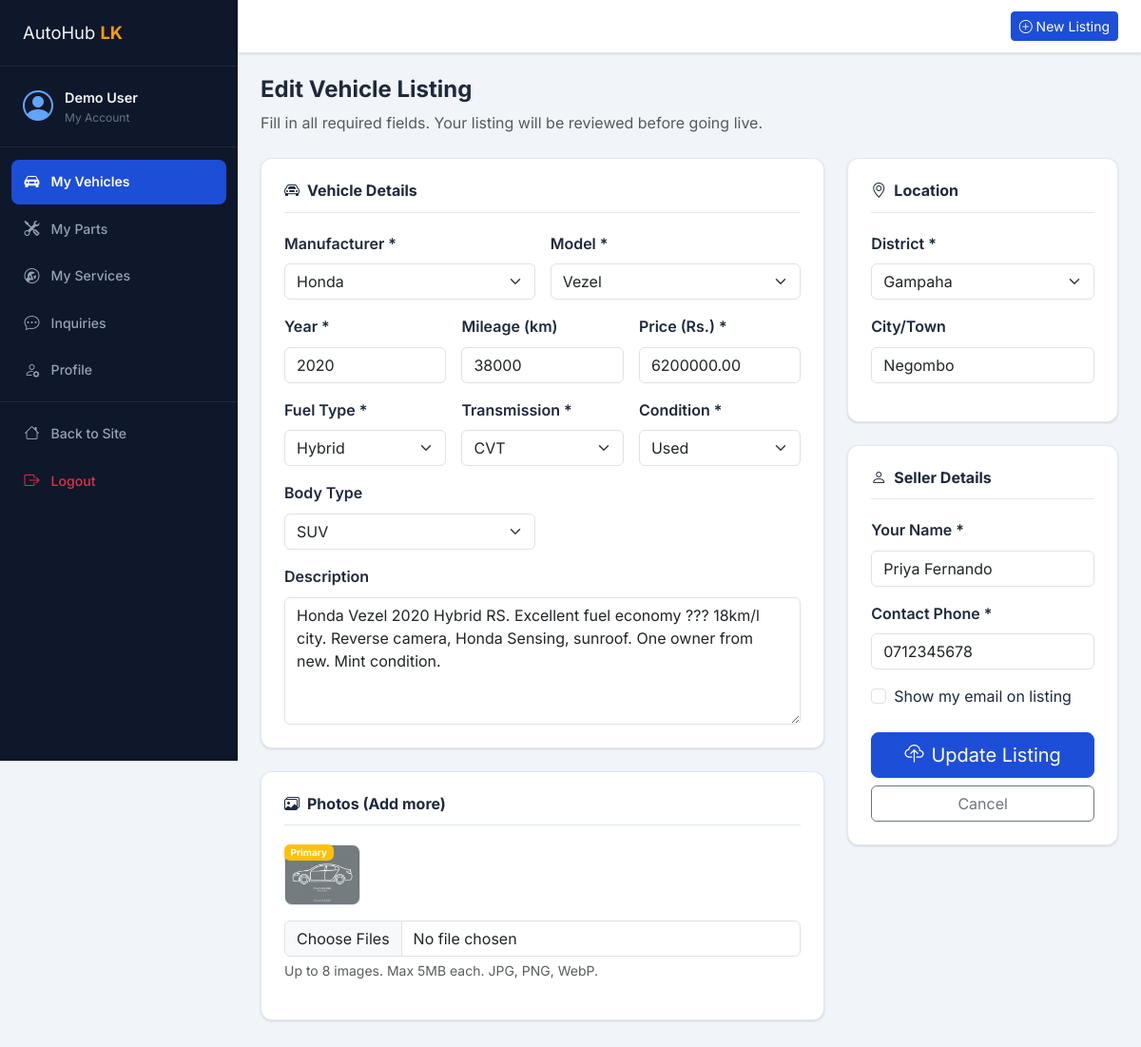
The page /public/dashboard/vehicles/8/edit (signed in) on the database its author committed.
### tables this page shows
CREATE TABLE `vehicle_listings` (
  `id` int(10) UNSIGNED NOT NULL,
  `user_id` int(10) UNSIGNED NOT NULL,
  `manufacturer_id` smallint(5) UNSIGNED NOT NULL,
  `model_id` smallint(5) UNSIGNED NOT NULL,
  `model_year` year(4) NOT NULL,
  `price` decimal(12,2) NOT NULL,
  `mileage` int(10) UNSIGNED NOT NULL DEFAULT 0,
  `fuel_type` enum('Petrol','Diesel','Hybrid','Electric','Other') NOT NULL DEFAULT 'Petrol',
  `transmission` enum('Manual','Automatic','CVT') NOT NULL DEFAULT 'Manual',
  `condition_type` enum('New','Used','Reconditioned') NOT NULL DEFAULT 'Used',
  `body_type` enum('Car','Van','SUV','Pickup','Motorcycle','Three-wheeler','Lorry','Bus','Other') NOT NULL DEFAULT 'Car',
  `description` text DEFAULT NULL,
  `district` varchar(80) NOT NULL DEFAULT '',
  `city` varchar(80) NOT NULL DEFAULT '',
  `seller_name` varchar(120) NOT NULL DEFAULT '',
  `seller_phone` varchar(20) NOT NULL DEFAULT '',
  `show_email` tinyint(1) NOT NULL DEFAULT 0,
  `status` enum('pending','approved','rejected','sold','expired') NOT NULL DEFAULT 'pending',
  `rejection_reason` text DEFAULT NULL,
  `featured` tinyint(1) NOT NULL DEFAULT 0,
  `created_at` datetime NOT NULL DEFAULT current_timestamp(),
  `updated_at` datetime NOT NULL DEFAULT current_timestamp() ON UPDATE current_timestamp()
);

CREATE TABLE `vehicle_images` (
  `id` int(10) UNSIGNED NOT NULL,
  `listing_id` int(10) UNSIGNED NOT NULL,
  `image_path` varchar(255) NOT NULL,
  `is_primary` tinyint(1) NOT NULL DEFAULT 0,
  `sort_order` tinyint(3) UNSIGNED NOT NULL DEFAULT 0
);

### app/views/dashboard/vehicles/create.php (the view, shortened to what the rows shown need)
<?php $isEdit = isset($listing); ?>
<div class="mb-4">
  <h2 class="h4 fw-bold"><?= $isEdit ? 'Edit Vehicle Listing' : 'Add New Vehicle' ?></h2>
  <p class="text-muted">Fill in all required fields. Your listing will be reviewed before going live.</p>
</div>
<form method="POST" enctype="multipart/form-data"
      action="<?= $isEdit ? url('dashboard/vehicles/'.$listing['id'].'/edit') : url('dashboard/vehicles/create') ?>">
  <div class="row g-4">
    <div class="col-lg-8">
      <div class="dash-card mb-4">
        <h5 class="dash-card-title"><i class="bi bi-car-front me-2"></i>Vehicle Details</h5>
        <div class="row g-3">
          <div class="col-md-6">
            <label class="form-label fw-semibold">Manufacturer *</label>
            <select name="manufacturer_id" class="form-select" id="formMake" required>
              <?php foreach ($manufacturers as $m): ?>
                <option value="<?= $m['id'] ?>" <?= selectedIf($isEdit?$listing['manufacturer_id']:$_POST['manufacturer_id']??'',$m['id']) ?>><?= e($m['name']) ?></option>
              <?php endforeach; ?>
            </select>
          </div>
          <div class="col-md-6">
            <label class="form-label fw-semibold">Model *</label>
            <select name="model_id" class="form-select" id="formModel" required>
              <?php foreach ($models??[] as $m): ?>
                <option value="<?= $m['id'] ?>" <?= selectedIf($isEdit?$listing['model_id']:$_POST['model_id']??'',$m['id']) ?>><?= e($m['name']) ?></option>
              <?php endforeach; ?>
            </select>
          </div>
          <div class="col-md-4">
            <label class="form-label fw-semibold">Year *</label>
            <input type="number" name="model_year" class="form-control" min="1960" max="<?= date('Y') ?>" value="<?= e($isEdit?$listing['model_year']:($_POST['model_year']??'')) ?>" required>
          </div>
          <div class="col-md-4">
            <label class="form-label fw-semibold">Mileage (km)</label>
            <input type="number" name="mileage" class="form-control" min="0" value="<?= e($isEdit?$listing['mileage']:($_POST['mileage']??'')) ?>">
          </div>
          <div class="col-md-4">
            <label class="form-label fw-semibold">Price (Rs.) *</label>
            <input type="number" name="price" class="form-control" min="0" step="1000" value="<?= e($isEdit?$listing['price']:($_POST['price']??'')) ?>" required>
          </div>
          <div class="col-md-4">
            <label class="form-label fw-semibold">Fuel Type *</label>
            <select name="fuel_type" class="form-select" required>
              <?php foreach (['Petrol','Diesel','Hybrid','Electric','Other'] as $f): ?>
                <option value="<?= $f ?>" <?= selectedIf($isEdit?$listing['fuel_type']:($_POST['fuel_type']??'Petrol'),$f) ?>><?= $f ?></option>
              <?php endforeach; ?>
            </select>
          </div>
          <div class="col-md-4">
            <label class="form-label fw-semibold">Transmission *</label>
            <select name="transmission" class="form-select" required>
              <?php foreach (['Manual','Automatic','CVT'] as $t): ?>
                <option value="<?= $t ?>" <?= selectedIf($isEdit?$listing['transmission']:($_POST['transmission']??'Manual'),$t) ?>><?= $t ?></option>
              <?php endforeach; ?>
            </select>
          </div>
          <div class="col-md-4">
            <label class="form-label fw-semibold">Condition *</label>
            <select name="condition_type" class="form-select" required>
              <?php foreach (['Used','New','Reconditioned'] as $c): ?>
                <option value="<?= $c ?>" <?= selectedIf($isEdit?$listing['condition_type']:($_POST['condition_type']??'Used'),$c) ?>><?= $c ?></option>
              <?php endforeach; ?>
            </select>
          </div>
          <div class="col-md-6">
            <label class="form-label fw-semibold">Body Type</label>
            <select name="body_type" class="form-select">
              <?php foreach (['Car','Van','SUV','Pickup','Motorcycle','Three-wheeler','Lorry','Bus','Other'] as $b): ?>
                <option value="<?= $b ?>" <?= selectedIf($isEdit?$listing['body_type']:($_POST['body_type']??'Car'),$b) ?>><?= $b ?></option>
              <?php endforeach; ?>
            </select>
          </div>
          <div class="col-12">
            <label class="form-label fw-semibold">Description</label>
            <textarea name="description" class="form-control" rows="5" placeholder="Describe the vehicle condition, features, reason for selling..."><?= e($isEdit?$listing['description']:($_POST['description']??'')) ?></textarea>
          </div>
        </div>
      </div>
      <div class="dash-card mb-4">
        <h5 class="dash-card-title"><i class="bi bi-images me-2"></i>Photos <?= $isEdit?'(Add more)':'' ?></h5>
        <?php if ($isEdit && !empty($images)): ?>
          <div class="d-flex gap-2 flex-wrap mb-3">
            <?php foreach ($images as $img): ?>
              <div class="position-relative">
                <img src="<?= e(imageUrl($img['image_path'])) ?>" class="existing-thumb" alt="">
                <?php if ($img['is_primary']): ?><span class="badge bg-warning position-absolute top-0 start-0" style="font-size:10px">Primary</span><?php endif; ?>
              </div>
            <?php endforeach; ?>
          </div>
        <?php endif; ?>
        <input type="file" name="images[]" class="form-control" accept="image/jpeg,image/png,image/webp" multiple id="imgInput">
        <div class="form-text">Up to <?= MAX_IMAGES_PER_LISTING ?> images. Max 5MB each. JPG, PNG, WebP.</div>
      </div>
    </div>
    <div class="col-lg-4">
      <div class="dash-card mb-4">
        <h5 class="dash-card-title"><i class="bi bi-geo-alt me-2"></i>Location</h5>
        <div class="mb-3">
          <label class="form-label fw-semibold">District *</label>
          <select name="district" class="form-select" required>
            <?php foreach ($districts as $d): ?>
              <option value="<?= e($d['name']) ?>" <?= selectedIf($isEdit?$listing['district']:($_POST['district']??''),$d['name']) ?>><?= e($d['name']) ?></option>
            <?php endforeach; ?>
          </select>
        </div>
        <div class="mb-3">
          <label class="form-label fw-semibold">City/Town</label>
          <input type="text" name="city" class="form-control" value="<?= e($isEdit?$listing['city']:($_POST['city']??'')) ?>">
        </div>
      </div>
      <div class="dash-card">
        <h5 class="dash-card-title"><i class="bi bi-person me-2"></i>Seller Details</h5>
        <div class="mb-3">
          <label class="form-label fw-semibold">Your Name *</label>
          <input type="text" name="seller_name" class="form-control" value="<?= e($isEdit?$listing['seller_name']:($_POST['seller_name']??$_SESSION['user_name'])) ?>" required>
        </div>
        <div class="mb-3">
          <label class="form-label fw-semibold">Contact Phone *</label>
          <input type="tel" name="seller_phone" class="form-control" placeholder="0771234567" value="<?= e($isEdit?$listing['seller_phone']:($_POST['seller_phone']??'')) ?>" required>
        </div>
        <div class="form-check mb-3">
          <input class="form-check-input" type="checkbox" name="show_email" id="showEmail" value="1" <?= $isEdit&&$listing['show_email']?'checked':'' ?>>
          <label class="form-check-label" for="showEmail">Show my email on listing</label>
        </div>
        <div class="d-grid gap-2 mt-4">
          <button type="submit" class="btn btn-primary btn-lg"><i class="bi bi-cloud-upload me-2"></i><?= $isEdit?'Update Listing':'Submit Listing' ?></button>
          <a href="<?= url('dashboard/vehicles') ?>" class="btn btn-outline-secondary">Cancel</a>
        </div>
      </div>
    </div>
  </div>
</form>

### app/core/Router.php (shortened to what the rows shown need)
<?php
class Router
{
    private array $routes = [];
    private function addRoute(string $method, string $pattern, string $handler): void
    {
        $this->routes[] = [
            'method'  => $method,
            'pattern' => $pattern,
            'handler' => $handler,
        ];
    }
    public function dispatch(string $url, string $requestMethod): void
    {
        $url = '/' . trim($url, '/');
        foreach ($this->routes as $route) {
            if ($route['method'] !== 'ANY' && $route['method'] !== strtoupper($requestMethod)) {
                continue;
            }
            $pattern = $route['pattern'];
            $regex = preg_replace('/\{([a-zA-Z_]+)\}/', '(?P<$1>[^/]+)', $pattern);
            $regex = '#^' . $regex . '$#';
            if (preg_match($regex, $url, $matches)) {
                $params = array_filter($matches, 'is_string', ARRAY_FILTER_USE_KEY);
                [$controllerName, $method] = explode('@', $route['handler']);
                $controller = new $controllerName();
                call_user_func_array([$controller, $method], $params);
                return;
            }
        }
    }
}

### rows shown on the page
vehicle_listings: model_year "2020", mileage "38000", price "6200000.00", description "Honda Vezel 2020 Hybrid RS. Excellent fuel economy ??? 18km/l city. Reverse camera, Honda Sensing, sunroof. One owner from new. Mint condition.", city "Negombo", seller_name "Priya Fernando", seller_phone "0712345678"
vehicle_images: image_path (placeholder picture), is_primary "Primary"

### other values the page prints
form field manufacturer_id "Honda"
form field model_id "Vezel"
form field fuel_type "Hybrid"
form field transmission "CVT"
form field condition_type "Used"
form field body_type "SUV"
form field district "Gampaha"
